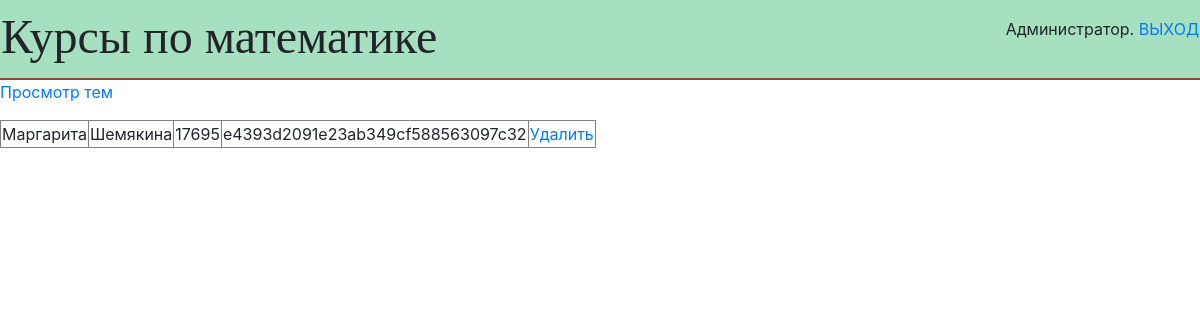
The page /users.php on the database its author committed.
### tables this page shows
CREATE TABLE `vhod` (
  `id` int(11) UNSIGNED NOT NULL,
  `name` varchar(50) NOT NULL,
  `secondname` varchar(50) NOT NULL,
  `login` varchar(50) NOT NULL,
  `password` varchar(255) NOT NULL
);

### users.php (the view, shortened to what this page needs)
<!DOCTYPE html PUBLIC "-//W3C//DTD XHTML 1.0 Strict//EN"
  "http://www.w3.org/TR/xhtml1/DTD/xhtml1-strict.dtd">
<html xmlns="http://www.w3.org/1999/xhtml">
 <head>
   <link rel="stylesheet" href="https://stackpath.bootstrapcdn.com/bootstrap/4.4.1/css/bootstrap.min.css">
 </head>
 <body>
	 <div id="header">
     <table width="100%">
       <tr>
         <td><font size="7" face="Times New Roman">Курсы по математике</font></td>
         <td align="right"><p>Администратор. <a href="/exit.php">ВЫХОД</a></p></td>
       </tr>
     </table>
   </div>
   <p><a href="admin.php">Просмотр тем</a></p>
		 <?php
		   $host = '127.0.0.1';
		   $user = 'root';
		   $pass = '';
		   $db_name = 'try';
		   $link = mysqli_connect($host, $user, $pass, $db_name);
		 ?>
		 <table border='1'>
		   <?php
		     $sql = mysqli_query($link, 'SELECT `id`, `name`, `secondname`, `login`, `password` FROM `vhod`');
		     while ($result = mysqli_fetch_array($sql)) {
		       echo '<tr>' .
		            "<td>{$result['name']}</td>" .
		            "<td>{$result['secondname']}</td>" .
                "<td>{$result['login']}</td>" .
		            "<td>{$result['password']}</td>" .
		            "<td><a href='?del_id={$result['id']}'>Удалить</a></td>" .
		            '</tr>';
		     }
		   ?>
		 </table>
 </body>
</html>

### users.php (style rules this page uses)
body { margin: 0; }
#header { height: 80px; background: #a6e0c0; border-bottom: 2px solid #7B5427; }

### rows shown on the page
vhod: name "Маргарита", secondname "Шемякина", login "17695", password "e4393d2091e23ab349cf588563097c32"
